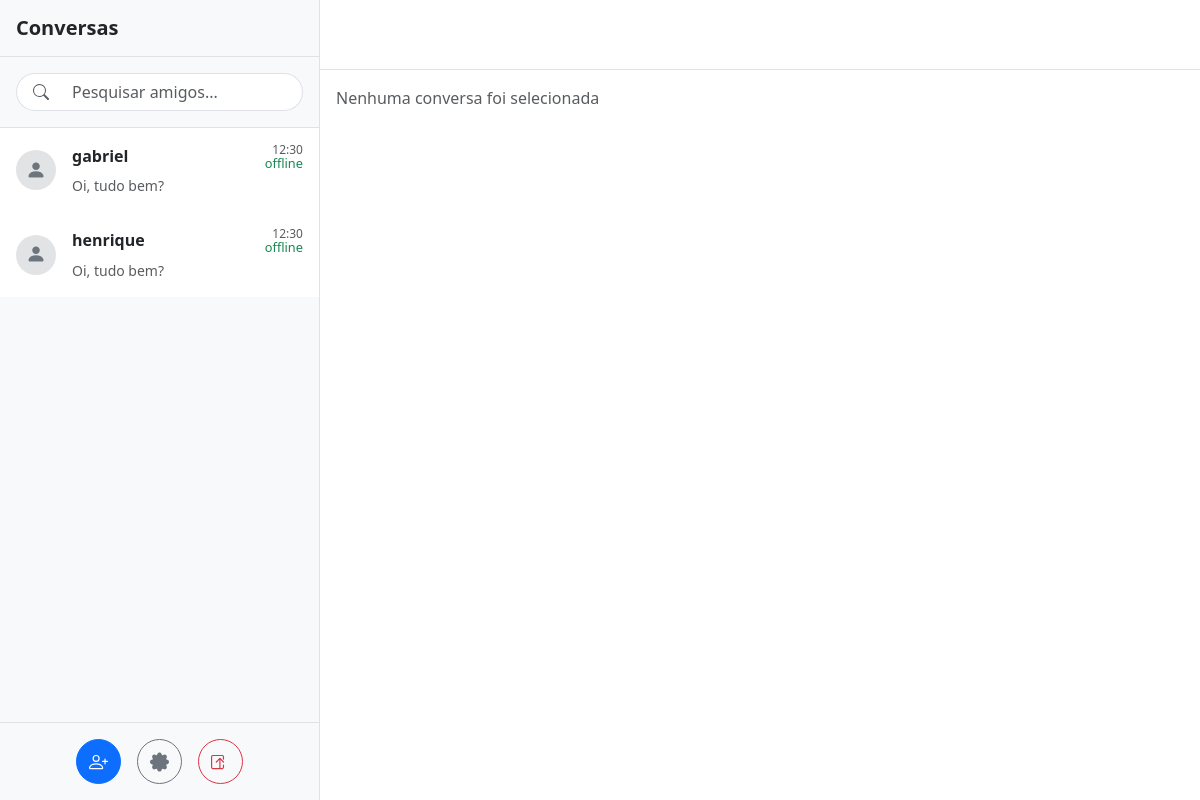
The app's page /chat/home/ (signed in), older data.
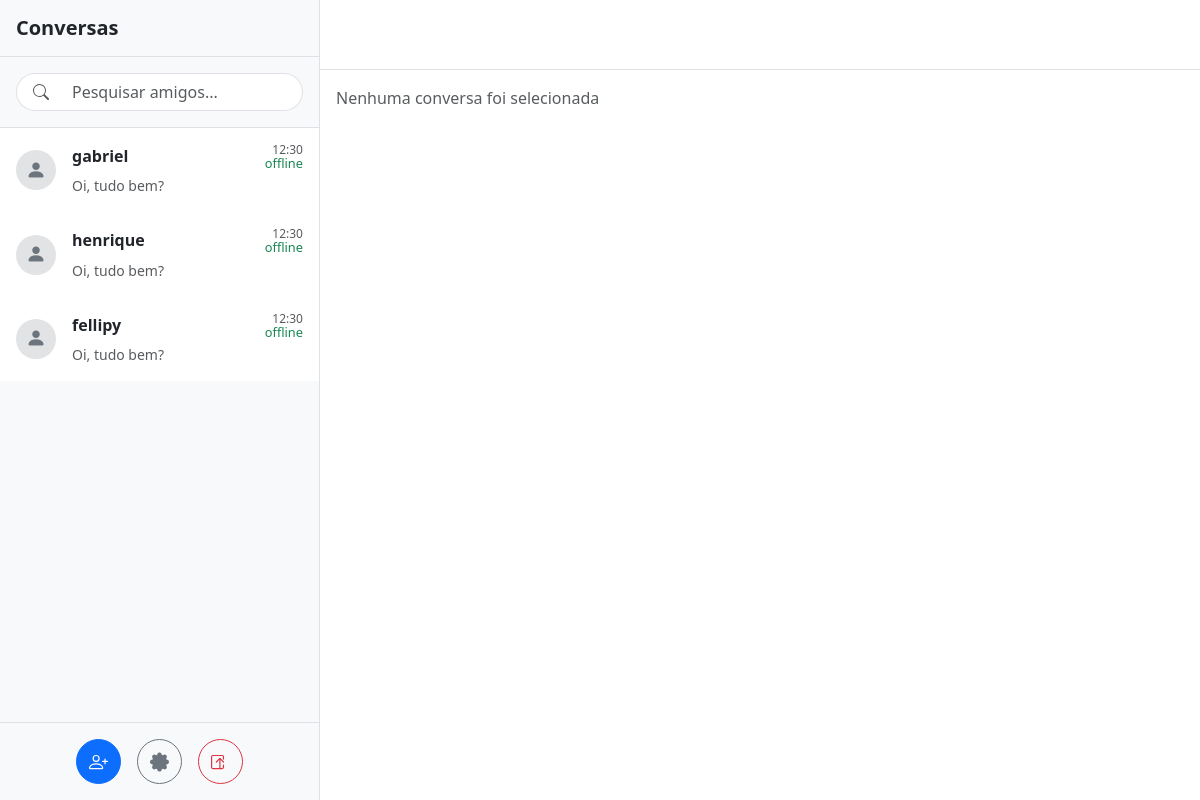
The same page, newer data.
### friend/models.py (models this page shows)
class Friend(models.Model):
    user = models.ForeignKey(User, on_delete=models.CASCADE, related_name="friends")
    friend = models.ForeignKey(User, on_delete=models.CASCADE)
    room = models.ForeignKey(Room, on_delete=models.CASCADE)
    class Meta:
        constraints = [
            models.UniqueConstraint(
                fields=["user", "friend"],
                name="unique_friendship"
            )
        ]

### chat/views.py (the view)
# urls.py: path("home/", HomeView.as_view(), name="home"),
class HomeView(LoginRequiredMixin, TemplateView):
    template_name = "index.html"
    def get_context_data(self, **kwargs):
        context = super().get_context_data(**kwargs)
        friends = self.request.user.friends.all()
        for friend in friends:
            friend.is_online = friend.friend.id in ONLINE_USERS
        context["friends"] = friends
        context["friends_requests"] = self.request.user.sent_requests.filter(accepted=False)
        return context

### chat/templates/index.html (shortened to what this page needs)
{% load static %}
<!DOCTYPE html>
<html lang="pt-BR">
<head>
    <link href="https://cdn.jsdelivr.net/npm/bootstrap@5.3.3/dist/css/bootstrap.min.css" rel="stylesheet">
    <link rel="stylesheet" href="https://cdn.jsdelivr.net/npm/bootstrap-icons@1.11.3/font/bootstrap-icons.min.css">
</head>
<body class="bg-white">
    <div class="d-flex vh-100 overflow-hidden">
        <aside class="bg-light border-end d-flex flex-column h-100 flex-shrink-0" style="width:320px;min-width:320px;">
            <div class="p-3 border-bottom d-flex justify-content-between align-items-center">
                <h5 class="mb-0 fw-bold">Conversas</h5>
            </div>
            <div class="p-3 border-bottom">
                <div class="input-group">
                    <span class="input-group-text bg-white border-end-0 rounded-start-pill ps-3">
                    </span>
                    <input type="text" class="form-control border-start-0 rounded-end-pill" placeholder="Pesquisar amigos...">
                </div>
            </div>
            <div class="list-group list-group-flush overflow-auto flex-grow-1">
                {% for friend in friends %}
                    <a onclick="OpenSocket('{{ friend.room.name|escapejs }}'); ChangeStatusBar('{{ friend.friend.username|escapejs }}', '{{ friend.friend.id|escapejs }}');" class="list-group-item list-group-item-action py-3 border-0 cursor-pointer">
                        <div class="d-flex align-items-center cursor-pointer">
                            <div class="rounded-circle me-3 flex-shrink-0 bg-secondary-subtle d-flex align-items-center justify-content-center text-secondary" style="width:40px;height:40px;">
                                <i class="bi bi-person-fill fs-5"></i>
                            </div>
                            <div class="text-truncate w-100">
                                <div class="d-flex justify-content-between align-items-start">
                                    <strong class="text-dark">{{ friend.friend.username|escapejs }}</strong>
                                    <div class="d-flex flex-column align-items-end ms-2" style="min-width: fit-content;">
                                        <small class="text-muted" style="font-size:0.75rem; line-height: 1;">12:30</small>
                                        <small id="status-{{ friend.friend.id }}" class="text-success" style="font-size:0.80rem; line-height: 1.2; font-weight: 500;">{% if friend.is_online %}online{% else %}offline{% endif %}</small>
                                    </div>
                                </div>
                                <small class="text-muted text-truncate d-block mt-1">Oi, tudo bem?</small>
                            </div>
                        </div>
                    </a>
                {% empty %}
                    <div class="p-4 text-center text-muted small">Nenhuma conversa encontrada.</div>
                {% endfor %}
            </div>
            <div class="mt-auto border-top p-3 bg-light d-flex justify-content-center gap-3">
                <button type="button" class="btn btn-primary rounded-circle d-flex align-items-center justify-content-center" data-bs-toggle="modal" data-bs-target="#addFriendsModal" title="Adicionar Amigos" style="width:45px;height:45px;">
                </button>
                <button type="button" class="btn btn-outline-secondary rounded-circle d-flex align-items-center justify-content-center" title="Configurações" style="width:45px;height:45px;">
                </button>
                <a onclick="Logout()" href="{% url 'chat:logout' %}">
                    <button type="button" class="btn btn-outline-danger rounded-circle d-flex align-items-center justify-content-center" title="Sair" style="width:45px;height:45px;">
                    </button>
                </a>
            </div>
        </aside>
        <main class="flex-grow-1 d-flex flex-column h-100 position-relative w-100 min-w-0">
            <header class="p-3 border-bottom bg-white d-flex align-items-center gap-3" style="min-height: 70px;">
            </header>
            <div id="messages" class="flex-grow-1 p-3 overflow-auto bg-white">
                <div class="text-muted">Nenhuma conversa foi selecionada</div>
            </div>
        </main>
    </div>
</body>
</html>

Row changes from the older to the newer data that the page shows:
added Friend: friend.username "fellipy", shows "offline"
